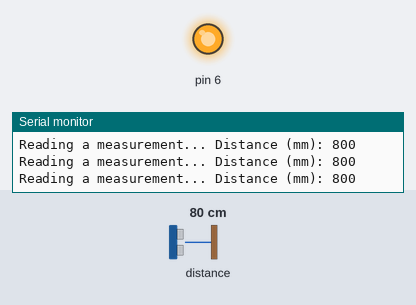
The sketch below on a simulated Arduino Uno, built with avr-gcc and run on an emulated ATmega328P. On the bench: output pins drawn as LEDs (lit = HIGH), the last lines printed to the serial monitor. Inputs (shaded band) come from the test bench; at power-on: distance to the obstacle 80 cm.

Above: at 1.2 s.
1.3 s: distance to the obstacle set to 23 cm
4.3 s: distance to the obstacle set to 19 cm
At 5.1 s:
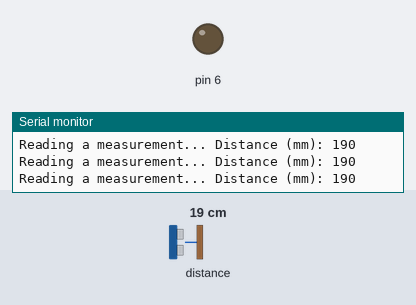
5.8 s: distance to the obstacle set to 35 cm
At 6.5 s:
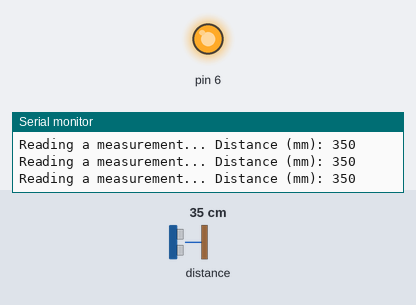
7.4 s: distance to the obstacle set to 2 cm
At 7.8 s:
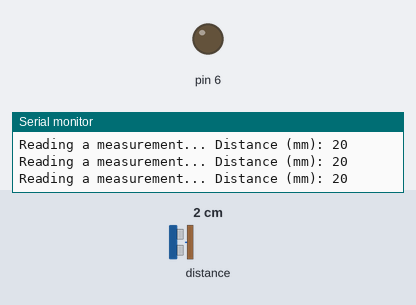
Timing chart, 0 to 10.0 s (numbered marks = the images above; inputs shaded):
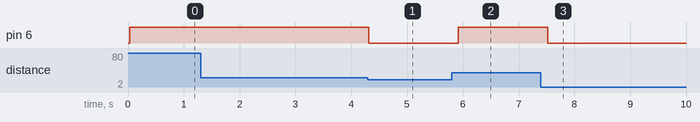

The sketch:

vl53l0x.ino
```cpp
#include "Adafruit_VL53L0X.h"

Adafruit_VL53L0X lox = Adafruit_VL53L0X();

void setup() {
  pinMode(6, OUTPUT);
  Serial.begin(115200);

  // wait until serial port opens for native USB devices
  while (! Serial) {
    delay(1);
  }

  Serial.println("Adafruit VL53L0X test");
  if (!lox.begin()) {
    Serial.println(F("Failed to boot VL53L0X"));
    while(1);
  }
  // power
  Serial.println(F("VL53L0X API Simple Ranging example\n\n"));
}


void loop() {
  VL53L0X_RangingMeasurementData_t measure;

  Serial.print("Reading a measurement... ");
  lox.rangingTest(&measure, false); // pass in 'true' to get debug data printout!

  if (measure.RangeStatus != 4) {  // phase failures have incorrect data
    Serial.print("Distance (mm): "); Serial.println(measure.RangeMilliMeter);
  } else {
    Serial.println(" out of range ");
  }

  if (measure.RangeMilliMeter > 200)
  {
    digitalWrite(6, 1);
  }
  else
  {
    digitalWrite(6,0);
  }
  delay(100);
}
```

Measured:
- the behaviour switches between 21 and 20 cm on distance to the obstacle (found by bisection; images 0 and 1)
- after the input at 4.3 s, pin 6: HIGH → LOW at once
- after the input at 5.8 s, pin 6: LOW → HIGH after 0.12 s
- after the input at 7.4 s, pin 6: HIGH → LOW after 0.12 s
